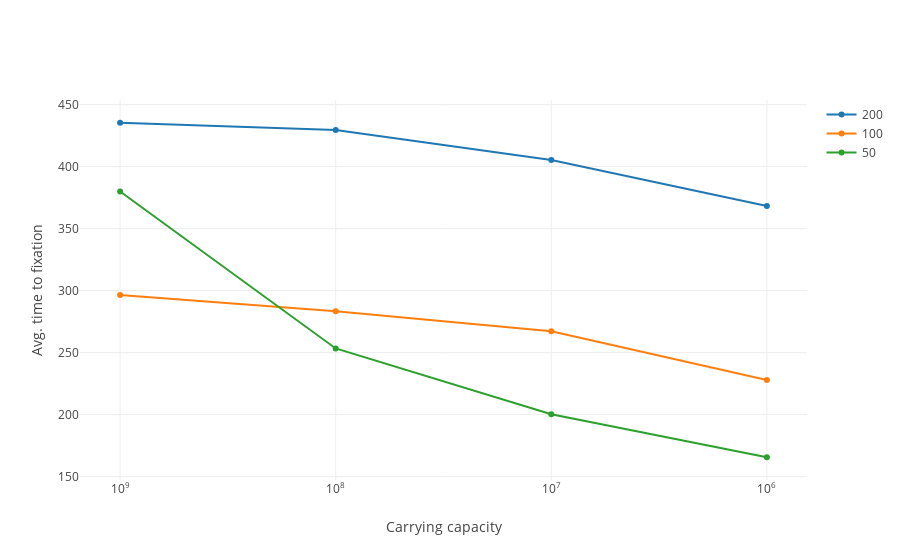

The notebook cell this image was saved under:
### Code cell
data = []
for i, f in enumerate(frequencies):
    averages = []
    for df in [K1, K2, K3, K4]:
        times = [t for t in df[i]['Avg time to fixation'].tolist() if t != 0]
        averages.append(sum(times)/len(times))
    data.append(go.Scatter(
        x=['10<sup>9</sup>', '10<sup>8</sup>',
           '10<sup>7</sup>', '10<sup>6</sup>'],
        y=averages,
        name=f
    ))

layout = go.Layout(
    xaxis = dict(title='Carrying capacity'),
    yaxis = dict(title='Avg. time to fixation')
)

fig = go.Figure(data=data, layout=layout)
iplot(fig, show_link=False)
pio.write_image(fig, 'fig5.pdf')

### Figure 1 — Plotly figure (JSON) as saved in the notebook; plotly's stock layout.template omitted (floating-point values rounded to 4 significant figures)
{"data": [{"name": "200", "type": "scatter", "uid": "2d60680a-de77-11e8-b893-947e40c53e24", "x": ["10<sup>9</sup>", "10<sup>8</sup>", "10<sup>7</sup>", "10<sup>6</sup>"], "y": [435.3, 429.5, 405.2, 368.2]}, {"name": "100", "type": "scatter", "uid": "2d60680b-de77-11e8-976b-947e40c53e24", "x": ["10<sup>9</sup>", "10<sup>8</sup>", "10<sup>7</sup>", "10<sup>6</sup>"], "y": [296.4, 283.4, 267.2, 227.9]}, {"name": "50", "type": "scatter", "uid": "2d60680c-de77-11e8-9897-947e40c53e24", "x": ["10<sup>9</sup>", "10<sup>8</sup>", "10<sup>7</sup>", "10<sup>6</sup>"], "y": [379.9, 253.3, 200.2, 165.6]}], "layout": {"xaxis": {"title": "Carrying capacity"}, "yaxis": {"title": "Avg. time to fixation"}}}
